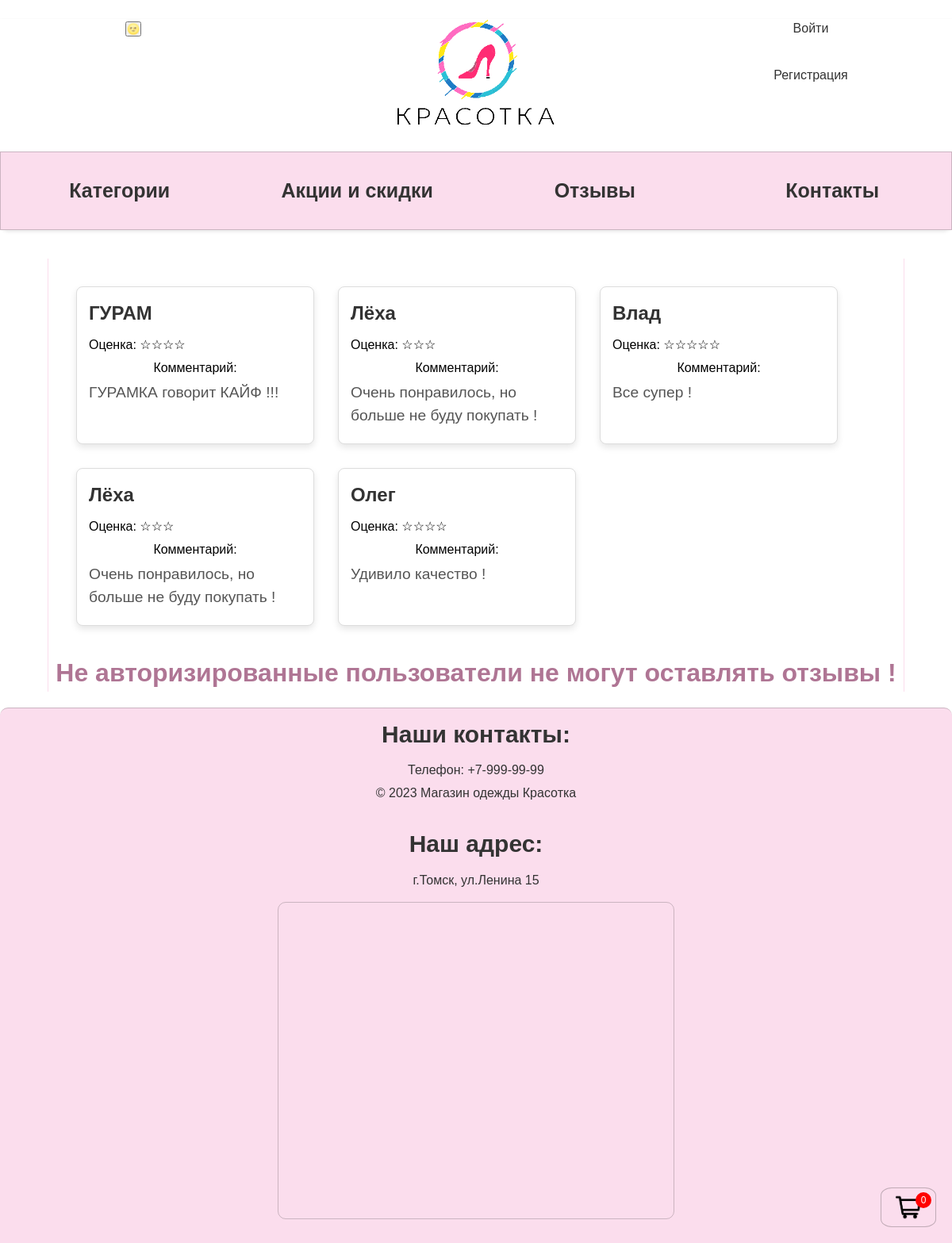
The app's page /reviews/ with its own data.
### mainApp/models.py (models this page shows)
class Reviews(models.Model):
    name = models.CharField(max_length=255, verbose_name='Имя')
    email = models.CharField(max_length=255, verbose_name='Email')
    rating = models.CharField(max_length=255, verbose_name='Рейтинг')
    comment = models.TextField(max_length=255, verbose_name='Комментарий')
    class Meta:
        verbose_name = 'Отзыв'
        verbose_name_plural = 'Отзывы'

### mainApp/views.py (the view, shortened to what this page needs)
# urls.py: path('reviews/', ReviewsListView.as_view(), name='reviews'),
class ReviewsListView(ListView):
    model = Reviews
    template_name = 'reviews.html'
    context_object_name = 'reviews'
    paginate_by = 5
    def get_context_data(self, **kwargs):
        context = super().get_context_data(**kwargs)
        context['form'] = AddReview()
        carts = get_cart_user(self.request)
        context['carts'] = carts
        return context
    def get_queryset(self):
        return Reviews.objects.order_by('?')[:6]  # ДОБАВИТЬ В БД ID_USER

### mainApp/forms.py
class AddReview(forms.ModelForm):
    class Meta:
        CHOICES = (('☆', '1'), ('☆☆', '2'), ('☆☆☆', '3'), ('☆☆☆☆', '4'), ('☆☆☆☆☆', '5'))
        model = Reviews
        fields = ['name', 'email', 'rating', 'comment']
        widgets = {
            'rating': forms.Select(choices=CHOICES),
            'comment': forms.Textarea(attrs={'cols': 60, 'rows': 10})
        }
        labels = {
            'name': 'Имя',
            'email': 'Email',
            'rating': 'Рейтинг',
            'comment': 'Комментарий'
        }

### cart/models.py (called while the page is built)
    def total_quantity(self):
        if self:
            return sum(cart.quantity for cart in self)
        return 0

### cart/utils.py (called while the page is built)
def get_cart_user(request):
    carts = Cart.objects.none()
    if request.user.is_authenticated:
        carts = Cart.objects.filter(user=request.user)
    return carts

### mainApp/templates/reviews.html (shortened to what this page needs)
{% extends "base.html" %}
{% load static %}
{% block content %}
<div class="reviews">
  {% for r in reviews %}
    <div class="review">
        <h2 class="review-name">{{ r.name }}</h2>
        <p class="review-raiting">Оценка: {{ r.rating }}</p>
        <p style="text-align: center;">Комментарий:</p>
        <p class="review-comment">{{ r.comment }}</p>
    </div>
  {% endfor %}
</div>
    {% if user.is_authenticated %}
        <div class="form-container">
            <h1>Оставить отзыв</h1>
            <form action="" method="POST">
        {% csrf_token %}
        {{ form.as_p}}
                <button type="submit" class="btn btn-primary">Отправить</button>
            </form>
    {% else %}
        <h1 style="text-align:center; color: rgb(175 117 148)">Не авторизированные пользователи не могут оставлять отзывы !</h1>
    {% endif %}
{% endblock %}

### mainApp/static/mainApp/css/style.css (style rules this page uses)
* { box-sizing: border-box; margin: 0; padding: 0; transition: background-color 1s ease, color 1s ease; }
body, html { height: 100%; margin: 0; }
html { scroll-behavior: smooth; }
body { font-family: 'Gilroy-Medium', sans-serif; margin: 0; font-size: 1rem; font-weight: 400; line-height: 1.5; color: #292b2c; background-color: var(--color-bg); color: var(--color-text); overflow-x: hidden; }
h2 { font-size: 30px; margin-bottom: 1%; }
p { font-size: 16px; margin-bottom: 5px; }
.reviews { display: flex; flex-wrap: wrap; justify-content: flex-start; padding: 20px; }
.review { width: 300px; margin: 15px; padding: 15px; border: 1px solid #ddd; border-radius: 8px; box-shadow: 0 4px 8px rgba(0, 0, 0, 0.1); background-color: #fff; transition: transform 0.3s ease-in-out; }
.review-name { color: #333; font-size: 1.5em; margin-bottom: 10px; }
.review-comment { color: #555; font-size: 1.2em; margin-bottom: 5px; }

### records on screen
Reviews: name "ГУРАМ", rating "☆☆☆☆", comment "ГУРАМКА говорит КАЙФ !!!"
Reviews: name "Лёха", rating "☆☆☆", comment "Очень понравилось, но больше не буду покупать !"
Reviews: name "Влад", rating "☆☆☆☆☆", comment "Все супер !"
Reviews: name "Лёха", rating "☆☆☆", comment "Очень понравилось, но больше не буду покупать !"
Reviews: name "Олег", rating "☆☆☆☆", comment "Удивило качество !"

### other values on screen
{{ carts.total_quantity }} "0"
